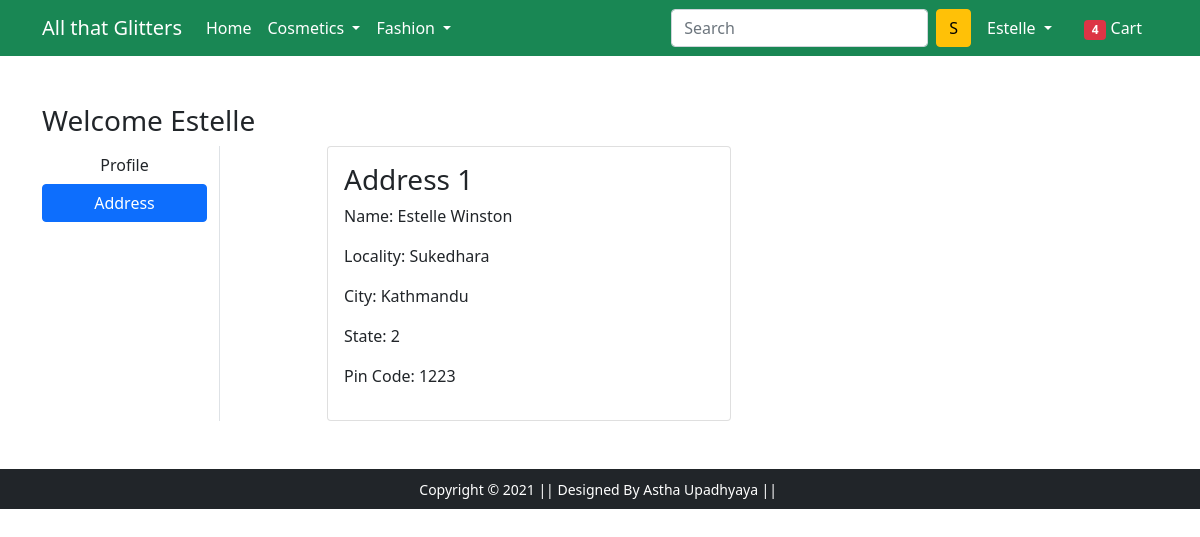
/address/ (signed in), run on an earlier commit of the app's database.
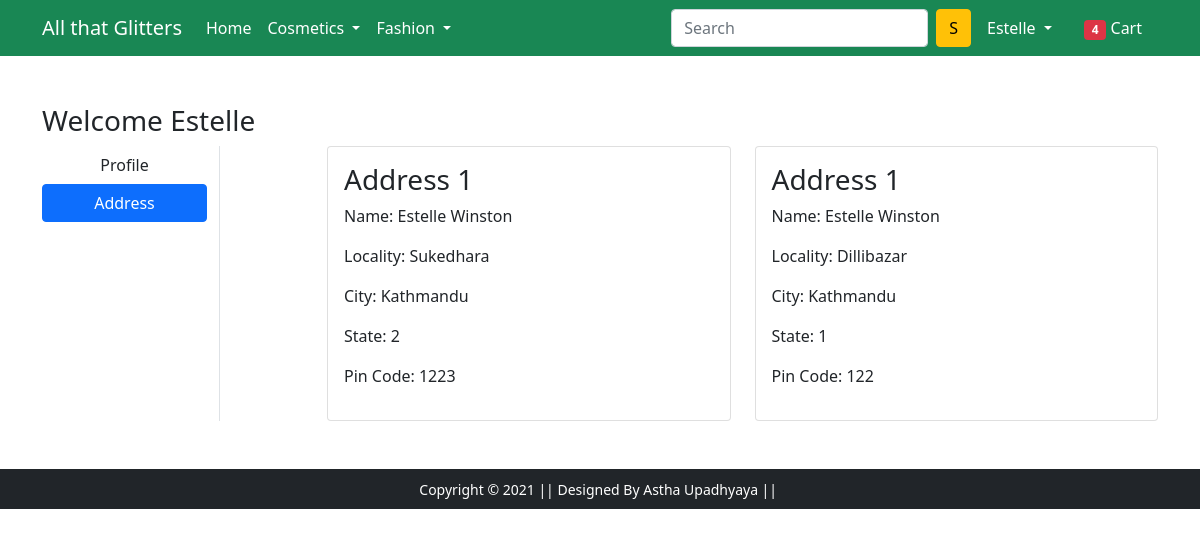
And on a later commit of the database.
### app/models.py (models this page shows)
class Customer(models.Model):
    user = models.ForeignKey(User, on_delete=models.CASCADE)
    name = models.CharField(max_length=200)
    locality = models.CharField(max_length=200)
    city = models.CharField(max_length=50)
    zipcode = models.IntegerField()
    state = models.CharField(choices=PRADESH_CHOICES,max_length=50)

### app/views.py (the view)
# urls.py: path('address/', views.address, name='address'),
@login_required
def address(request):
 add = Customer.objects.filter(user=request.user)
 return render(request, 'app/address.html', {'add':add, 'active':'btn-primary'})

### app/templates/app/address.html (shortened to what this page needs)
{% extends 'app/base.html' %}
{% load static %}
{% block main-content %}
<div class="container my-5">
    <div class="row">
        <h3>Welcome <span class="text-capitalize">{{request.user}}</span></h3>
        <div class="col-sm-2 border-end">
            <ul class="list-unstyled">
                <li class="d-grid"><a href="{% url 'profile' %}"
                class="btn">Profile</a></li>
                <li class="d-grid"><a href="{% url 'address' %}"
                class="btn {{active}}">Address</a></li>
            </ul>
        </div>
        <div class="col-sm-9 offset-sm-1">
            <div class="row">
                {% for ad in add %}
                <div class="col-sm-6">
                    <div class="card">
                        <div class="card-body">
                         <h3>Address 1</h3>
                            <p>Name: {{ad.name}}</p>
                            <p>Locality: {{ad.locality}}</p>
                            <p>City: {{ad.city}}</p>
                            <p>State: {{ad.state}}</p>
                            <p>Pin Code: {{ad.zipcode}}</p>
                        </div>
                    </div>
                </div>
                {% endfor %}
            </div>
        </div>
    </div>
</div>
{% endblock main-content %}

What changed in the data, as far as the page shows it:
added Customer: name "Estelle Winston", locality "Dillibazar", city "Kathmandu", state "1", zipcode "122"
